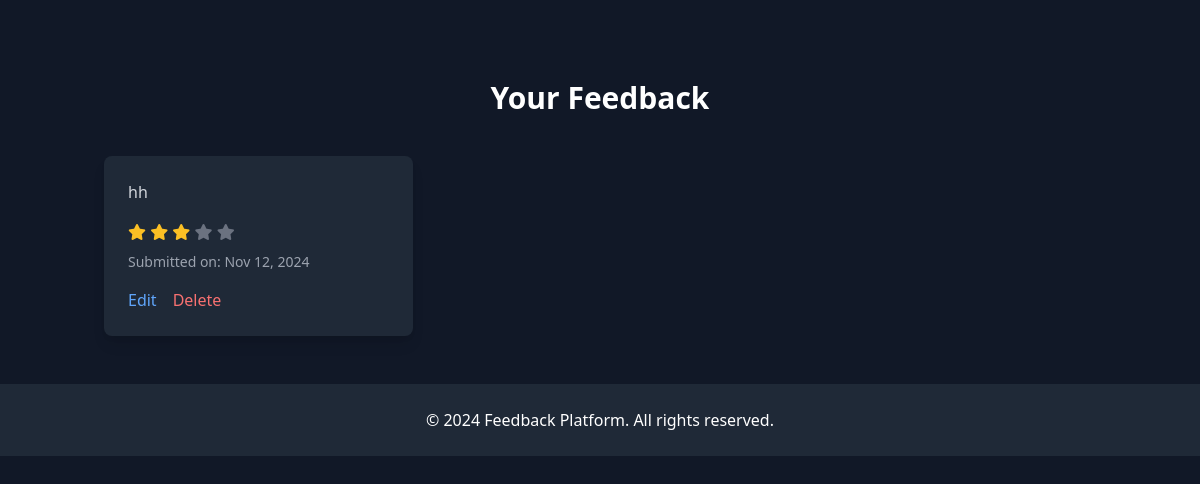
Page /view_feedback/ (signed in) on the committed database.
### detect/models.py (models this page shows)
class FeedbackReg(models.Model):
    user=models.ForeignKey(UserReg, on_delete=models.CASCADE)
    feedbacktext=models.TextField(null=True, blank=True)
    created_at = models.DateTimeField(auto_now_add=True)
    rating = models.DecimalField(max_digits=5, decimal_places=2,default=0,null=True, blank=True)

### detect/views.py (the view)
# urls.py: path('view_feedback/',viewFeedback,name='view_feedback'),
def viewFeedback(request):
    if 'user_id' in request.session:
        user_id = request.session['user_id']
        user = UserReg.objects.get(id=user_id)
        feedback = FeedbackReg.objects.filter(user=user)
        return render(request, 'view_feedback.html', {'feedback': feedback})
    else:
        return redirect('login')

### detect/templates/view_feedback.html (shortened to what this page needs)
{% load static %}
<!DOCTYPE html>
<html lang="en">
<head>
  <link href="https://cdn.jsdelivr.net/npm/tailwindcss@2.2.19/dist/tailwind.min.css" rel="stylesheet">
  <link rel="stylesheet" href="https://cdnjs.cloudflare.com/ajax/libs/font-awesome/6.0.0-beta3/css/all.min.css" />
</head>
<body class="bg-gray-900 text-white font-sans leading-normal tracking-normal">
  <div class="container mx-auto pt-20 px-4">
    <h2 class="text-3xl font-bold text-center text-white mb-10">Your Feedback</h2>
    {% if feedback %}
      <div class="grid grid-cols-1 md:grid-cols-2 lg:grid-cols-3 gap-8">
        {% for item in feedback %}
          <div class="bg-gray-800 p-6 rounded-lg shadow-lg">
            <p class="text-gray-300 mb-4">{{ item.feedbacktext }}</p>
            <div class="mb-2">
              {% for i in "12345" %}
                {% if forloop.counter <= item.rating %}
                  <i class="fas fa-star text-yellow-400"></i>
                {% else %}
                  <i class="fas fa-star text-gray-500"></i>
                {% endif %}
              {% endfor %}
            </div>
            <p class="text-sm text-gray-400">Submitted on: {{ item.created_at|date:"M d, Y" }}</p>
            <div class="flex space-x-4 mt-4">
              <a href="/edit_feedback/{{ item.id }}" class="text-blue-400 hover:text-blue-500">Edit</a>
              <a href="/delete_feedback/{{ item.id }}" onclick="return confirm('Are you sure you want to delete this feedback?');" class="text-red-400 hover:text-red-500">Delete</a>
            </div>
          </div>
        {% endfor %}
      </div>
    {% else %}
      <p class="text-center text-gray-400">You have not submitted any feedback yet.</p>
    {% endif %}
  </div>
  <footer class="bg-gray-800 text-white py-6 mt-12">
    <div class="container mx-auto text-center">
      <p>&copy; 2024 Feedback Platform. All rights reserved.</p>
    </div>
  </footer>
</body>
</html>

### rows in the picture
FeedbackReg: feedbacktext "hh", rating 3 (drawn), created_at "Nov 12, 2024"
